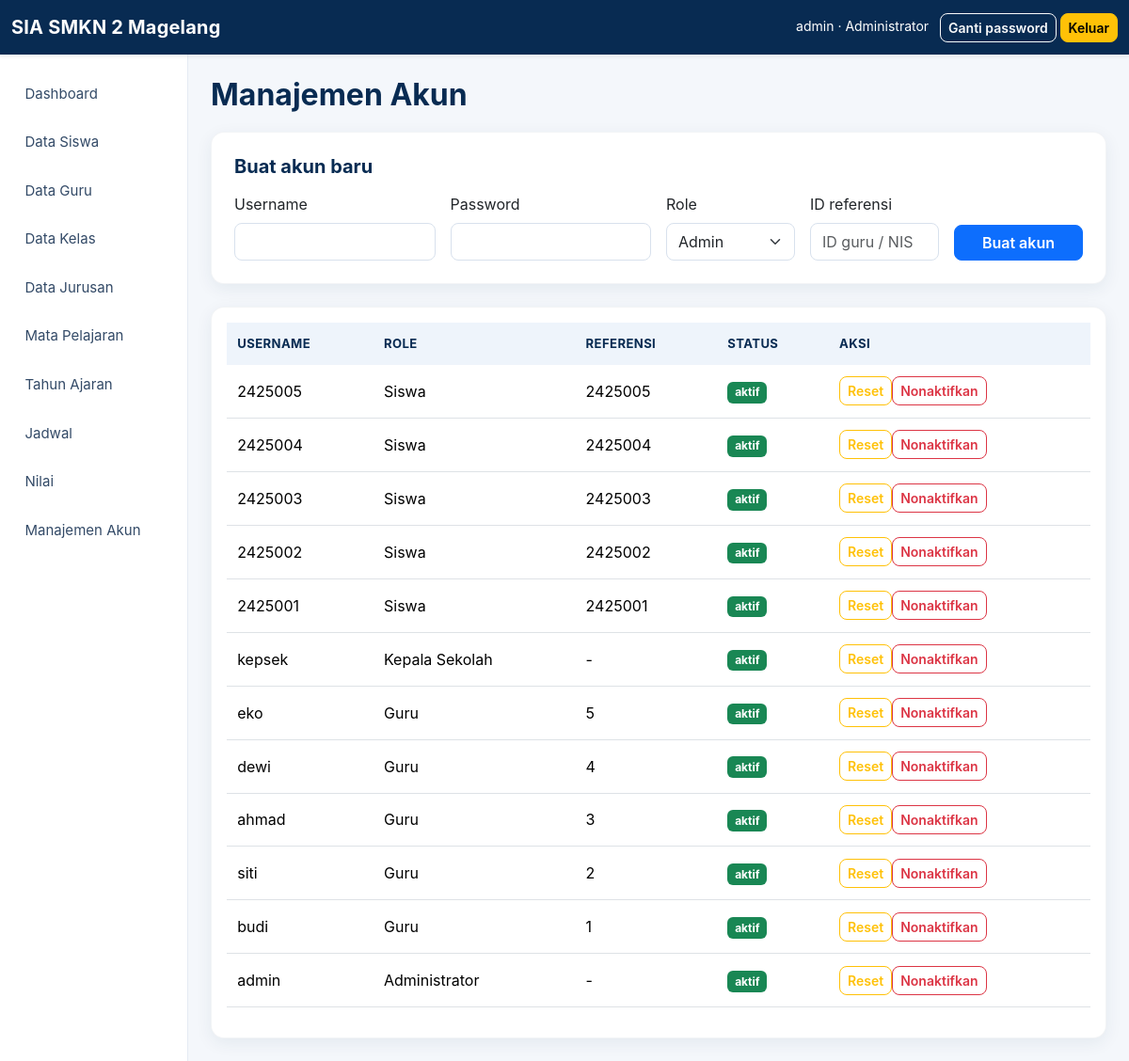
The page /admin/users.php (signed in) on the database its author committed.
### tables this page shows
CREATE TABLE `users` (
  `id_user` INT NOT NULL AUTO_INCREMENT,
  `username` VARCHAR(50) NOT NULL,
  `password` VARCHAR(255) NOT NULL,
  `role` ENUM('admin','guru','kepala_sekolah','siswa') NOT NULL,
  `id_referensi` VARCHAR(20) DEFAULT NULL,
  `status` ENUM('aktif','nonaktif') NOT NULL DEFAULT 'aktif',
  `created_at` TIMESTAMP NOT NULL DEFAULT CURRENT_TIMESTAMP,
  PRIMARY KEY (`id_user`),
  UNIQUE KEY `uq_username` (`username`),
  KEY `idx_users_role_ref` (`role`, `id_referensi`)
);

### config/config.php (called while the page is built, shortened)
<?php
function e(mixed $value): string { return htmlspecialchars((string)$value, ENT_QUOTES, 'UTF-8'); }
function current_user(): ?array { return $_SESSION['user'] ?? null; }
function role_label(string $role): string { return ['admin'=>'Administrator','guru'=>'Guru','kepala_sekolah'=>'Kepala Sekolah','siswa'=>'Siswa'][$role] ?? $role; }
function dashboard_path(string $role): string { return ['admin'=>'admin/index.php','guru'=>'guru/index.php','kepala_sekolah'=>'kepsek/index.php','siswa'=>'siswa/index.php'][$role] ?? 'auth/login.php'; }

### admin/users.php (the view, shortened to what this page needs)
<?php
require_once '../config/auth.php';require_role('admin');$pdo=db();$error='';
$rows=$pdo->query('SELECT id_user,username,role,id_referensi,status,created_at FROM users ORDER BY id_user DESC')->fetchAll();$page_title='Manajemen Akun';require '../includes/header.php';require '../includes/sidebar.php';require '../includes/flash.php';
?><h2>Manajemen Akun</h2><?php if($error):?><div class="alert alert-danger"><?=e($error)?></div><?php endif;?><div class="card p-4 mb-4"><h5 class="mb-3">Buat akun baru</h5><form method="post" class="row g-3"><?=csrf_field()?><input type="hidden" name="action" value="add"><div class="col-md-3"><label class="form-label">Username</label><input class="form-control" name="username" required></div><div class="col-md-3"><label class="form-label">Password</label><input class="form-control" type="password" name="password" minlength="8" required></div><div class="col-md-2"><label class="form-label">Role</label><select class="form-select" name="role"><option value="admin">Admin</option><option value="guru">Guru</option><option value="kepala_sekolah">Kepala Sekolah</option><option value="siswa">Siswa</option></select></div><div class="col-md-2"><label class="form-label">ID referensi</label><input class="form-control" name="id_referensi" placeholder="ID guru / NIS"></div><div class="col-md-2 d-flex align-items-end"><button class="btn btn-primary w-100">Buat akun</button></div></form></div><div class="card p-3"><div class="table-responsive"><table class="table table-hover"><thead><tr><th>Username</th><th>Role</th><th>Referensi</th><th>Status</th><th>Aksi</th></tr></thead><tbody><?php foreach($rows as $r):?><tr><td><?=e($r['username'])?></td><td><?=e(role_label($r['role']))?></td><td><?=e($r['id_referensi']??'-')?></td><td><span class="badge text-bg-<?=$r['status']==='aktif'?'success':'secondary'?>"><?=e($r['status'])?></span></td><td class="text-nowrap"><form method="post" class="d-inline"><?=csrf_field()?><input type="hidden" name="action" value="reset"><input type="hidden" name="id_user" value="<?=$r['id_user']?>"><button class="btn btn-sm btn-outline-warning">Reset</button></form><form method="post" class="d-inline"><?=csrf_field()?><input type="hidden" name="action" value="status"><input type="hidden" name="id_user" value="<?=$r['id_user']?>"><input type="hidden" name="status" value="<?=$r['status']==='aktif'?'nonaktif':'aktif'?>"><button class="btn btn-sm btn-outline-<?=$r['status']==='aktif'?'danger':'success'?>"><?=$r['status']==='aktif'?'Nonaktifkan':'Aktifkan'?></button></form></td></tr><?php endforeach;?></tbody></table></div></div><?php require '../includes/footer.php';

### includes/header.php (shortened to what this page needs)
<!doctype html><html lang="id"><head><link href="https://cdn.jsdelivr.net/npm/bootstrap@5.3.3/dist/css/bootstrap.min.css" rel="stylesheet"><link href="../assets/css/app.css" rel="stylesheet"></head><body>
<nav class="navbar navbar-dark bg-navy shadow-sm"><div class="container-fluid"><a class="navbar-brand fw-bold" href="<?= e('../'.dashboard_path(current_user()['role'])) ?>">SIA SMKN 2 Magelang</a><div class="text-white small"><?= e(current_user()['username']) ?> · <?= e(role_label(current_user()['role'])) ?> <a class="btn btn-sm btn-outline-light ms-2" href="../auth/change_password.php">Ganti password</a> <a class="btn btn-sm btn-warning" href="../auth/logout.php">Keluar</a></div></div></nav><div class="container-fluid"><div class="row">

### assets/css/app.css (style rules this page uses)
:root { --school-navy:#082b52;--school-blue:#0d6efd;--school-light:#f4f7fb;--school-muted:#718096;--school-border:#e5ebf3 }
* { box-sizing:border-box }
body { background:var(--school-light);color:#24344d;font-family:Inter,system-ui,-apple-system,"Segoe UI",sans-serif }
.bg-navy { background:var(--school-navy)!important }
.navbar { min-height:58px }
.navbar-brand { letter-spacing:.2px }
h1,h2,h3,h4,h5 { color:var(--school-navy);font-weight:700 }
h2 { margin-bottom:1.25rem }
.card { border:1px solid rgba(8,43,82,.05);border-radius:14px;box-shadow:0 5px 18px rgba(18,52,90,.07) }
.table { vertical-align:middle }
.table thead th { background:#eef4fb;border-bottom:0;color:var(--school-navy);font-size:.82rem;text-transform:uppercase;letter-spacing:.03em;white-space:nowrap }
.table>:not(caption)>*>* { padding:.78rem .7rem }
.form-control,.form-select { border-color:#d8e1ed;border-radius:8px;min-height:40px }
.btn { border-radius:8px;font-weight:600 }
.btn-primary { background:var(--school-blue) }
.badge { border-radius:6px;padding:.45em .65em }

### rows shown on the page
users: username "admin", role "Administrator", id_referensi "-", status "aktif", shows "Nonaktifkan"
users: username "2425005", role "Siswa", id_referensi "2425005", status "aktif", shows "Nonaktifkan"
users: username "2425004", role "Siswa", id_referensi "2425004", status "aktif", shows "Nonaktifkan"
users: username "2425003", role "Siswa", id_referensi "2425003", status "aktif", shows "Nonaktifkan"
users: username "2425002", role "Siswa", id_referensi "2425002", status "aktif", shows "Nonaktifkan"
users: username "2425001", role "Siswa", id_referensi "2425001", status "aktif", shows "Nonaktifkan"
users: username "kepsek", role "Kepala Sekolah", id_referensi "-", status "aktif", shows "Nonaktifkan"
users: username "eko", role "Guru", id_referensi "5", status "aktif", shows "Nonaktifkan"
users: username "dewi", role "Guru", id_referensi "4", status "aktif", shows "Nonaktifkan"
users: username "ahmad", role "Guru", id_referensi "3", status "aktif", shows "Nonaktifkan"
users: username "siti", role "Guru", id_referensi "2", status "aktif", shows "Nonaktifkan"
users: username "budi", role "Guru", id_referensi "1", status "aktif", shows "Nonaktifkan"
